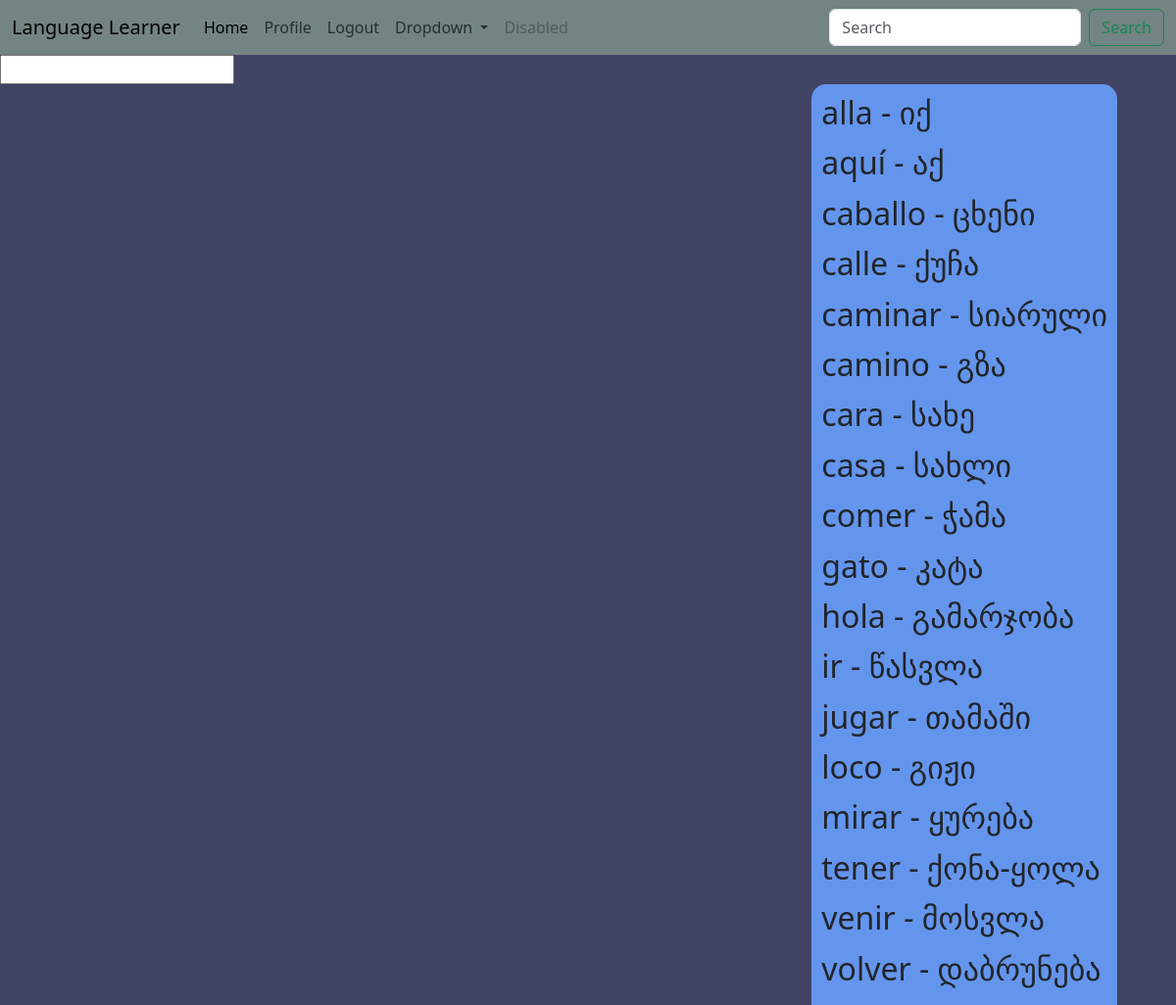
The page /learn/Spanish/words/ (signed in) on the database its author committed.
### teach/models.py (models this page shows)
class Word(models.Model):
    word_name = models.CharField(max_length=100, null=False, unique=True)
    translate = models.CharField(max_length=100, null=False)
    language = models.ForeignKey(Language, on_delete=models.CASCADE, null=False)
    creator = models.ForeignKey(User, on_delete=models.CASCADE, null=False)

### learn/views.py (the view)
# urls.py: path('<str:language>/words/', views.learn_words, name='learn_words'),
def learn_words(request, language):
    language_obj = Language.objects.filter(name=language).first()
    all_words = language_obj.word_set.order_by('word_name'.lower())
    return render(request, 'words.html', {'all_words': all_words})

### templates/words.html (shortened to what this page needs)
{% extends 'base.html' %}
{% block content %}
    <input type="text" id="search-bar" onkeyup="search_func()">
    <div id="dictionary">
         {% for word in all_words %}
             <h2 class="word">{{ word.word_name }} - {{ word.translate }}</h2>
         {% endfor %}
    </div>
{% endblock %}

### templates/words.html (style rules this page uses)
#dictionary { display: flex; flex-direction: column; background-color: cornflowerblue; width: fit-content; padding: 10px; border-top-left-radius: 15px; border-top-right-radius: 15px; gap: 5px; margin-left: auto; margin-right: 5%; }

### templates/base.html (style rules this page uses)
body { background-color: #414364; }

### rows shown on the page
Word: word_name "alla", translate "იქ"
Word: word_name "aquí", translate "აქ"
Word: word_name "caballo", translate "ცხენი"
Word: word_name "calle", translate "ქუჩა"
Word: word_name "caminar", translate "სიარული"
Word: word_name "camino", translate "გზა"
Word: word_name "cara", translate "სახე"
Word: word_name "casa", translate "სახლი"
Word: word_name "comer", translate "ჭამა"
Word: word_name "gato", translate "კატა"
Word: word_name "hola", translate "გამარჯობა"
Word: word_name "ir", translate "წასვლა"
Word: word_name "jugar", translate "თამაში"
Word: word_name "loco", translate "გიჟი"
Word: word_name "mirar", translate "ყურება"
Word: word_name "tener", translate "ქონა-ყოლა"
Word: word_name "venir", translate "მოსვლა"
Word: word_name "volver", translate "დაბრუნება"
